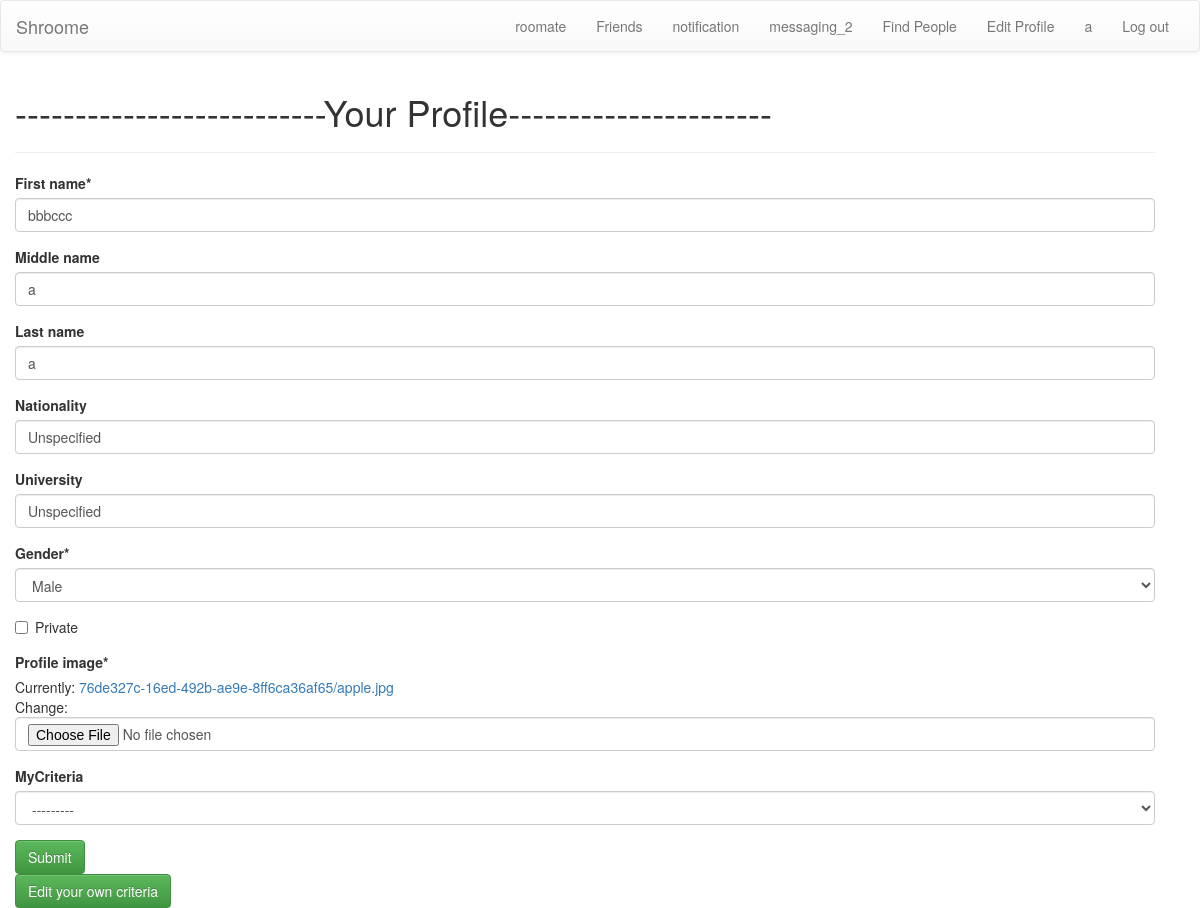
Page /edit_profile/ (signed in) on the earlier database version.
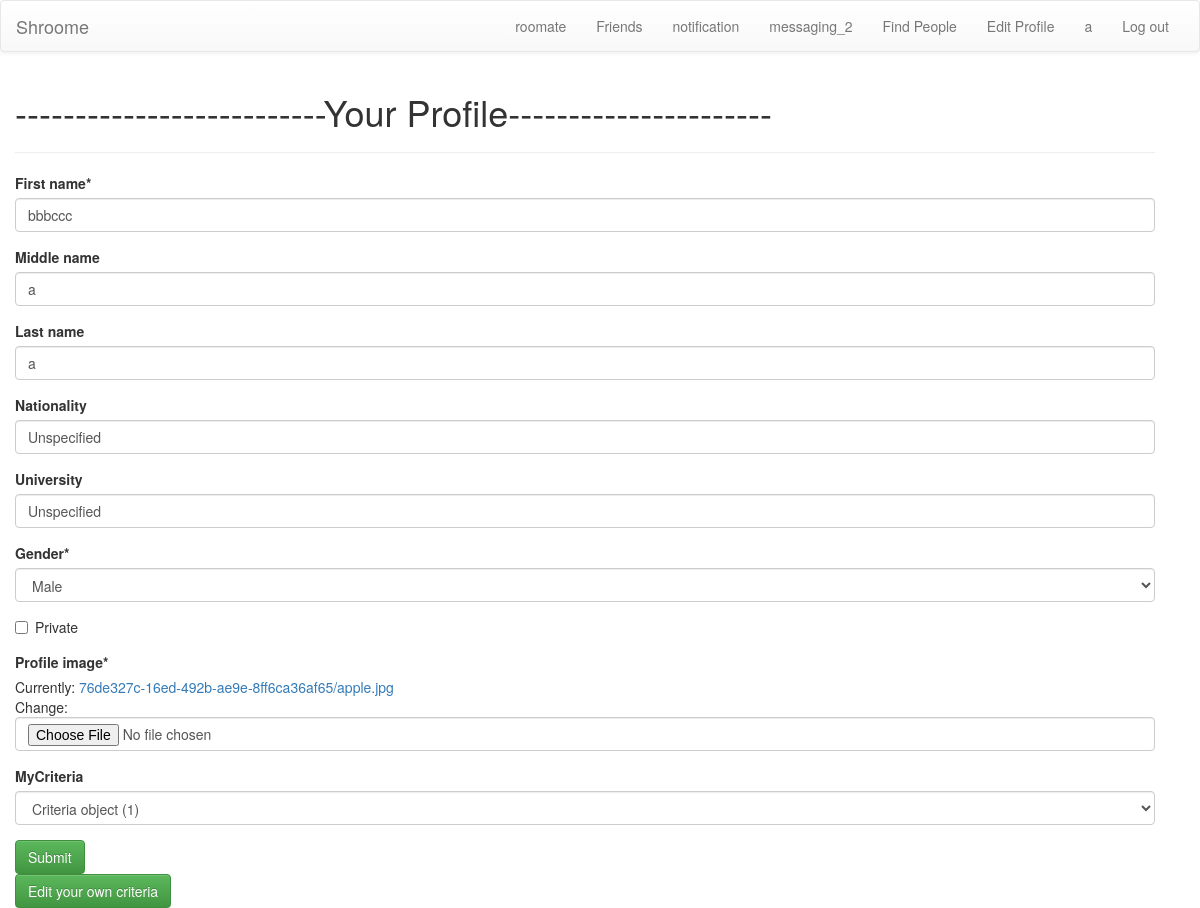
Same page on the later database version.
### userprofile/models.py (models this page shows)
class Profile(models.Model):
	id = models.UUIDField(primary_key=True, default=uuid.uuid4, editable=False)
	user = models.OneToOneField(settings.AUTH_USER_MODEL,blank = False,null = False)	#user_id --> in dictionary
	first_name = models.CharField(max_length=50,blank=False,null=False,default = "Unspecified")
	middle_name = models.CharField(max_length=50,null=True,blank=True,default = "Unspecified")
	last_name = models.CharField(max_length=50,null=True,blank=True,default = "Unspecified")
	nationality = models.CharField(max_length=50,null=True,blank=True,default = "Unspecified")
	university = models.CharField(max_length=50,null=True,blank=True,default = "Unspecified")
	gender = models.CharField(max_length=1,choices=constants.GENDER_CHOICES,default='M')
	private = models.BooleanField(default = False)
	profile_image = models.ImageField(upload_to=upload_location,default = "76de327c-16ed-492b-ae9e-8ff6ca36af65/apple.jpg")
	searchCriteria = models.ForeignKey(Criteria,blank = True,null = True,related_name="criteria+")
	myCriteria = models.ForeignKey(Criteria,blank = True ,null = True)

### userprofile/views.py (the view)
# urls.py: url(r'^edit_profile/$','userprofile.views.edit_profile',name='edit_profile'),
def edit_profile(request):
	if request.user.is_authenticated():
		my_profile = Profile.objects.filter(user=request.user)
		edit = EditForm(request.POST or None,request.FILES or None ,instance = my_profile[0])
		if edit.is_valid():
			instance = edit.save(commit=False)
			instance.save()
		context = {"profile":my_profile[0],"edit":edit}
		return render(request,'edit_profile.html',context)
	else:
		return redirect(gethome())

### userprofile/forms.py
class EditForm(ModelForm):
	class Meta:
		model = Profile
		exclude = ['id','user','searchCriteria','userCriteria']

### templates/edit_profile.html
{% load crispy_forms_tags %}
<!DOCTYPE html>
<html>
	<head>
	</head>
	<body>
		{% include 'navbar.html' %}
		  <div class="row">
		    	<div class="col-md-8">
					<div class="container">
				    	<h1>--------------------------Your Profile----------------------</h1>
				    	<hr/>
				    	<form action="" method="post" enctype="multipart/form-data">{% csrf_token %}
							{{ edit | crispy }}
					        <input class='btn btn-success' type="submit" value="Submit" />
           				</form>
						<a class = 'btn btn-success' href ="../my_criteria"> Edit your own criteria </a>
			    	</div>
			    </div>
 		  </div>
	</body>
</html>

Differences in the rows shown:
changed Profile "bbbccc": myCriteria "---------" → "Criteria object (1)"
